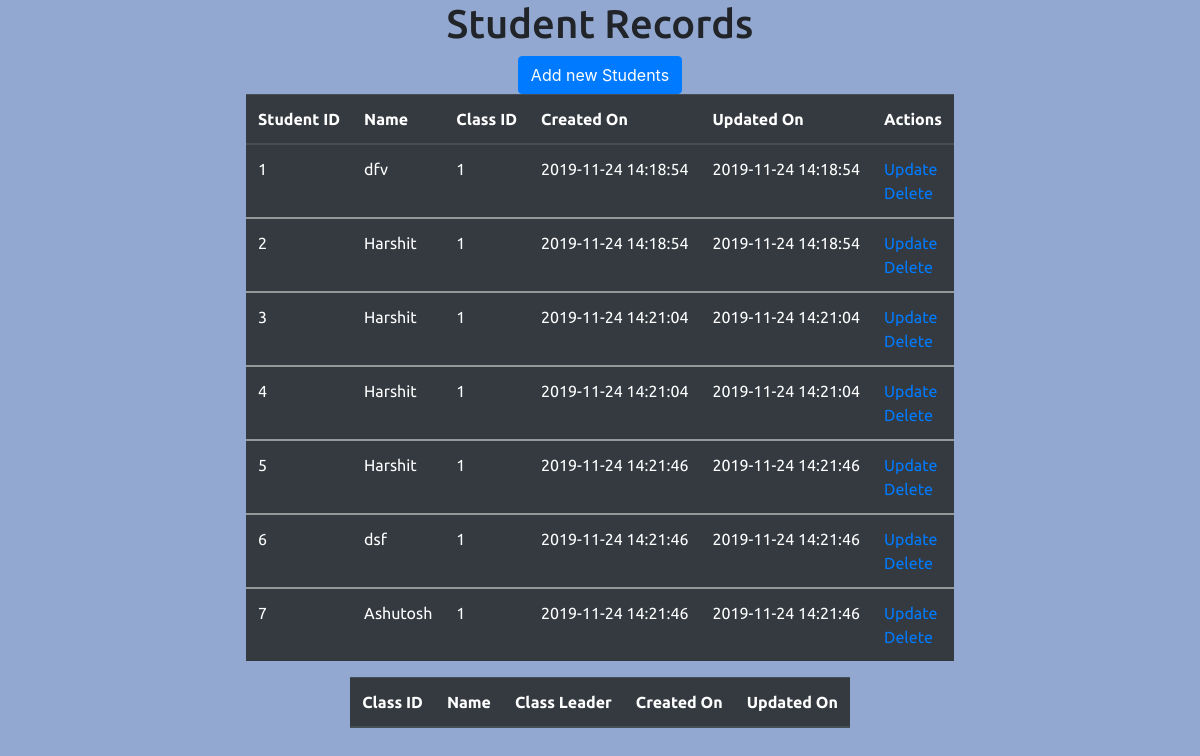
The page / on the database its author committed.
### app.py (models this page shows)
class Student(db.Model):
    ID = db.Column(db.Integer, primary_key=True)
    name = db.Column(db.String(200), nullable=False)
    classID = db.Column(db.Integer)
    created_on = db.Column(db.DateTime, default=datetime.utcnow())
    updated_on = db.Column(db.DateTime, default=datetime.utcnow())
    children = db.relationship('ClassTable', backref='student', lazy=True)

### app.py (the view)
@app.route("/", methods=['POST', 'GET'])
def index():
    if request.method == 'POST':
        pass
    else:
        students = Student.query.order_by(Student.created_on).all()
        classes = ClassTable.query.order_by(ClassTable.created_on).all()
        return render_template('index.html', students=students, classes=classes)

### templates/index.html (shortened to what this page needs)
{% extends 'base.html' %}
{% block body %}
<div id="external--container">
	<div class="header_data">
		<h1>Student Records</h1>
	</div>
	<div id="add-new-button-container" style="text-align:center;">
		<a class="btn btn-primary" id="Add-new-button" href="/new_student">Add new Students</a>
	</div>
	<div class="row justify-content-center">
		<div class="col-auto">
			<table class="table table-dark">
				<thead>
					<tr>
						<th scope="col">Student ID</th>
						<th scope="col">Name</th>
						<th scope="col">Class ID</th>
						<th scope="col">Created On</th>
						<th scope="col">Updated On</th>
						<th scope="col">Actions</th>
					</tr>
				</thead>
				{% for student in students %}
				<tbody>
						<tr>
							<td>{{ student.ID }}</td>
							<td>{{ student.name }}</td>
							<td>{{ student.classID }}</td>
							<td>{{ student.created_on.date() }} {{ student.created_on.strftime("%X") }}</td>
							<td>{{ student.updated_on.date() }}  {{ student.created_on.strftime("%X") }}</td>
							<td><a href=#>Update</a> <br>
								<a href=#>Delete</a>
						</tr>
				</tbody>
				{% endfor %}
			</table>
		</div>
	</div>
	<div class="row justify-content-center">
		<div class="col-auto">
			<table class="table table-dark">
				<thead>
					<tr>
						<th scope="col">Class ID</th>
						<th scope="col">Name</th>
						<th scope="col">Class Leader</th>
						<th scope="col">Created On</th>
						<th scope="col">Updated On</th>
					</tr>
				</thead>
			</table>
		</div>
	</div>
</div>
{% endblock %}

### templates/base.html (shortened to what this page needs)
<!DOCTYPE html>
	<html>
		<head>
		<link rel="stylesheet" href="https://stackpath.bootstrapcdn.com/bootstrap/4.3.1/css/bootstrap.min.css">
		<link rel="stylesheet" href="{{ url_for('static', filename='css/main.css') }}">
		</head>
		<body>
		{% block body %} {% endblock %}
		</body>
	</html>

### static/css/main.css (style rules this page uses)
.header_data { font-family: 'Ubuntu', sans-serif; text-align: center; }
.col-auto { font-family: 'Ubuntu', sans-serif; }
body { background-color: #92a8d1; }

### rows shown on the page
Student: ID "1", name "dfv", classID "1", created_on "2019-11-24", created_on "14:18:54", updated_on "2019-11-24"
Student: ID "2", name "Harshit", classID "1", created_on "2019-11-24", created_on "14:18:54", updated_on "2019-11-24"
Student: ID "3", name "Harshit", classID "1", created_on "2019-11-24", created_on "14:21:04", updated_on "2019-11-24"
Student: ID "4", name "Harshit", classID "1", created_on "2019-11-24", created_on "14:21:04", updated_on "2019-11-24"
Student: ID "5", name "Harshit", classID "1", created_on "2019-11-24", created_on "14:21:46", updated_on "2019-11-24"
Student: ID "6", name "dsf", classID "1", created_on "2019-11-24", created_on "14:21:46", updated_on "2019-11-24"
Student: ID "7", name "Ashutosh", classID "1", created_on "2019-11-24", created_on "14:21:46", updated_on "2019-11-24"
